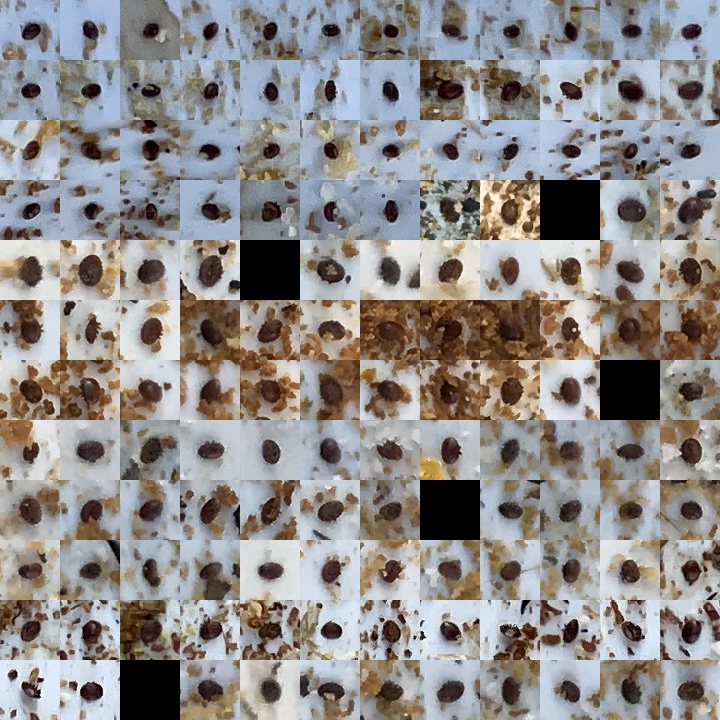
#> input picture predzpracovani/tenzor_klestici.jpg, 720 x 720 px
$ python hsv_setting.py
#> lines starting #> are read from the running program, lines starting #| are printed output that depends on the picture; after the words box and inside, x2 and y2 are one past the last pixel; in counts of white or black regions, pixels touching at a corner belong together
import cv2
import numpy as np

calibrate = 1;  #enable calibration trackbars for color and scene adjustments; disable when setup done!!!

# setup
setup = [21, 17, 0, 255, 255, 169, 100, 500, 100, 400]  # [min H, min S, min V, max H, max S, max V, x1, x2, y1, y2]


def nothing(*arg):
    pass

cap=cv2.imread('tenzor_klestici.jpg')
#> cap is the input picture: shape (720, 720, 3); mean B, G, R 138.8, 140.3, 143.5
frame_width = cap.shape[0]
#> frame_width = 720
frame_height = cap.shape[1]
#> frame_height = 720


if (calibrate):
    cv2.namedWindow('control', 0)
    cv2.namedWindow('controlHSV', 0)

    cv2.createTrackbar('min H', 'controlHSV', 0, 255, nothing)
#> slider 'min H' is set to 51
    cv2.createTrackbar('min S', 'controlHSV', 0, 255, nothing)
#> slider 'min S' is set to 51
    cv2.createTrackbar('min V', 'controlHSV', 0, 255, nothing)
#> slider 'min V' is set to 51

    cv2.createTrackbar('max H', 'controlHSV', 0, 255, nothing)
#> slider 'max H' is set to 255
    cv2.createTrackbar('max S', 'controlHSV', 0, 255, nothing)
#> slider 'max S' is set to 255
    cv2.createTrackbar('max V', 'controlHSV', 0, 255, nothing)
#> slider 'max V' is set to 255
    cv2.setTrackbarPos('max H', 'controlHSV', 255)
    cv2.setTrackbarPos('max S', 'controlHSV', 255)
    cv2.setTrackbarPos('max V', 'controlHSV', 255)

    cv2.createTrackbar('x1', 'control', 0, frame_width, nothing)
#> slider 'x1' is set to 100
    cv2.createTrackbar('x2', 'control', 0, frame_width, nothing)
#> slider 'x2' is set to 100
    cv2.setTrackbarPos('x2', 'control', frame_width)

    cv2.createTrackbar('y1', 'control', 0, frame_height, nothing)
#> slider 'y1' is set to 100
    cv2.createTrackbar('y2', 'control', 0, frame_height, nothing)
#> slider 'y2' is set to 100
    cv2.setTrackbarPos('y2', 'control', frame_height)


def create_hue_mask(image, lower_color, upper_color):
    lower = np.array(lower_color, np.uint8)
    upper = np.array(upper_color, np.uint8)

    # Create a mask from the colors
    mask = cv2.inRange(image, lower, upper)
    output_image = cv2.bitwise_and(image, image, mask=mask)
    return output_image


while (True):

    frame = cv2.imread('tenzor_klestici.jpg')
    #ret, frame = cap.read();
    cv2.imshow("orig",frame)

    if (calibrate):
        minH = cv2.getTrackbarPos('min H', 'controlHSV')
        minS = cv2.getTrackbarPos('min S', 'controlHSV')
        minV = cv2.getTrackbarPos('min V', 'controlHSV')

        maxH = cv2.getTrackbarPos('max H', 'controlHSV')
        maxS = cv2.getTrackbarPos('max S', 'controlHSV')
        maxV = cv2.getTrackbarPos('max V', 'controlHSV')

        x1 = cv2.getTrackbarPos('x1', 'control')
        x2 = cv2.getTrackbarPos('x2', 'control')
        y1 = cv2.getTrackbarPos('y1', 'control')
        y2 = cv2.getTrackbarPos('y2', 'control')

        if (x1 < x2 and y1 < y2):
            frame = frame[y1:y2, x1:x2]
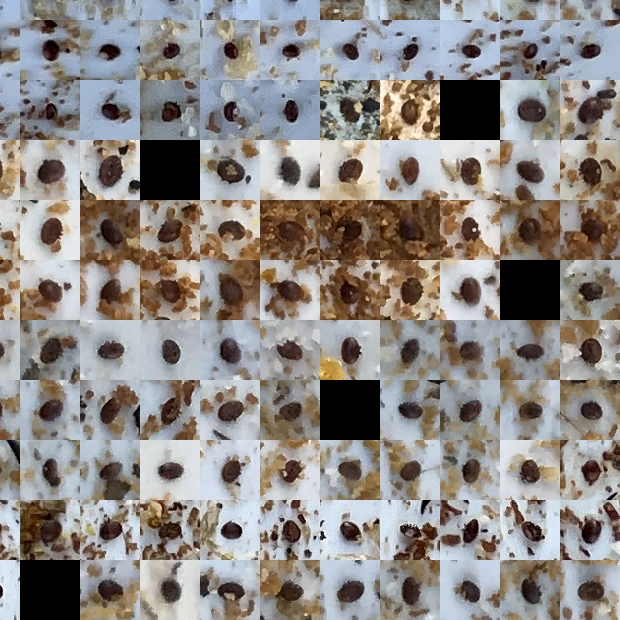
#> frame: shape (620, 620, 3); mean B, G, R 134.8, 138.3, 143.1
    else:
        frame = frame[setup[8]:setup[9], setup[6]:setup[7]]

    blur_image = cv2.medianBlur(frame, 3)
    hsv_image = cv2.cvtColor(blur_image, cv2.COLOR_BGR2HSV)
#> hsv_image: shape (620, 620, 3); mean H, S, V 59.2, 50.8, 151.1

    if (calibrate):
        red_hue = create_hue_mask(hsv_image, [minH, minS, minV], [maxH, maxS, maxV])
#> in create_hue_mask, `mask = cv2.inRange(image, lower, upper)`:
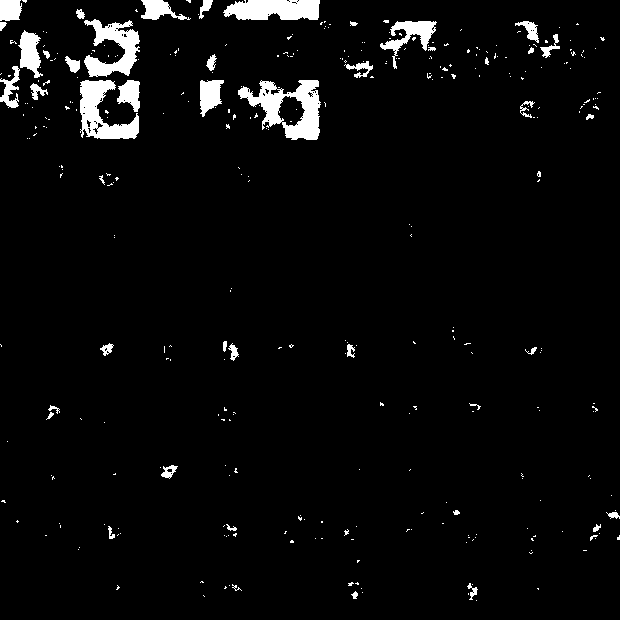
#> mask: shape (620, 620); 3.8% white; 344 white regions (298 under 20 px), largest, box (x1, y1, x2, y2) and area: (238, 80, 321, 140) 2350, (80, 80, 139, 139) 1775, (84, 19, 140, 77) 1667
#> in create_hue_mask, `output_image = cv2.bitwise_and(image, image, mask=mask)`: output_image: shape (620, 620, 3); mean H, S, V 4.4, 2.3, 7
        masked_image = cv2.cvtColor(red_hue, cv2.COLOR_HSV2BGR)
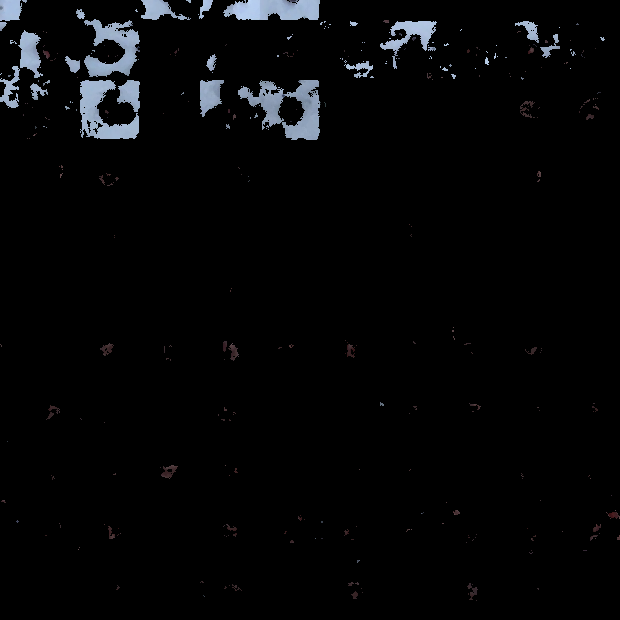
#> masked_image: shape (620, 620, 3); mean B, G, R 6.9, 6, 5.5
        cv2.imshow("threshold", masked_image)
    else:
        red_hue = create_hue_mask(hsv_image, [setup[0], setup[1], setup[2]], [setup[3], setup[4], setup[5]])

    if cv2.waitKey(33) == ord('a'):
#> (key Esc is pressed here)
        break
        cv2.destroyAllWindows()
